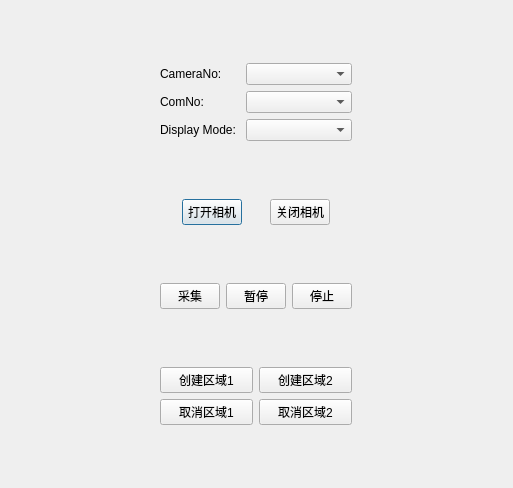
<?xml version="1.0" encoding="UTF-8"?>
<ui version="4.0">
 <class>ParameterView</class>
 <widget class="QDialog" name="ParameterView">
  <property name="geometry">
   <rect>
    <x>0</x>
    <y>0</y>
    <width>513</width>
    <height>488</height>
   </rect>
  </property>
  <property name="windowTitle">
   <string>Dialog</string>
  </property>
  <layout class="QGridLayout" name="gridLayout_2">
   <item row="0" column="0">
    <layout class="QHBoxLayout" name="horizontalLayout_2">
     <item>
      <layout class="QVBoxLayout" name="verticalLayout">
       <item>
        <widget class="QLabel" name="m_lab_camera_list_title">
         <property name="maximumSize">
          <size>
           <width>60</width>
           <height>16777215</height>
          </size>
         </property>
         <property name="text">
          <string>CameraNo:</string>
         </property>
        </widget>
       </item>
       <item>
        <widget class="QLabel" name="m_lab_port_title">
         <property name="text">
          <string>ComNo:</string>
         </property>
        </widget>
       </item>
       <item>
        <widget class="QLabel" name="m_lab_display_mode_title">
         <property name="maximumSize">
          <size>
           <width>80</width>
           <height>16777215</height>
          </size>
         </property>
         <property name="text">
          <string>Display Mode:</string>
         </property>
        </widget>
       </item>
      </layout>
     </item>
     <item>
      <layout class="QVBoxLayout" name="verticalLayout_2">
       <item>
        <widget class="QComboBox" name="m_combo_camera_list"/>
       </item>
       <item>
        <widget class="QComboBox" name="m_combo_port"/>
       </item>
       <item>
        <widget class="QComboBox" name="m_combo_display_mode"/>
       </item>
      </layout>
     </item>
    </layout>
   </item>
   <item row="1" column="0">
    <layout class="QHBoxLayout" name="horizontalLayout_3">
     <item>
      <widget class="QPushButton" name="m_btn_open">
       <property name="maximumSize">
        <size>
         <width>60</width>
         <height>16777215</height>
        </size>
       </property>
       <property name="text">
        <string>打开相机</string>
       </property>
      </widget>
     </item>
     <item>
      <widget class="QPushButton" name="m_btn_close">
       <property name="maximumSize">
        <size>
         <width>60</width>
         <height>16777215</height>
        </size>
       </property>
       <property name="text">
        <string>关闭相机</string>
       </property>
      </widget>
     </item>
    </layout>
   </item>
   <item row="2" column="0">
    <layout class="QHBoxLayout" name="horizontalLayout">
     <item>
      <widget class="QPushButton" name="m_btn_live">
       <property name="maximumSize">
        <size>
         <width>60</width>
         <height>16777215</height>
        </size>
       </property>
       <property name="text">
        <string>采集</string>
       </property>
      </widget>
     </item>
     <item>
      <widget class="QPushButton" name="m_btn_pause">
       <property name="maximumSize">
        <size>
         <width>60</width>
         <height>16777215</height>
        </size>
       </property>
       <property name="text">
        <string>暂停</string>
       </property>
      </widget>
     </item>
     <item>
      <widget class="QPushButton" name="m_btn_stop">
       <property name="maximumSize">
        <size>
         <width>60</width>
         <height>16777215</height>
        </size>
       </property>
       <property name="text">
        <string>停止</string>
       </property>
      </widget>
     </item>
    </layout>
   </item>
   <item row="3" column="0">
    <layout class="QGridLayout" name="gridLayout">
     <item row="0" column="0">
      <widget class="QPushButton" name="m_btn_roi_01">
       <property name="text">
        <string>创建区域1</string>
       </property>
      </widget>
     </item>
     <item row="0" column="1">
      <widget class="QPushButton" name="m_btn_roi_02">
       <property name="text">
        <string>创建区域2</string>
       </property>
      </widget>
     </item>
     <item row="1" column="0">
      <widget class="QPushButton" name="m_btn_cancel_roi_01">
       <property name="text">
        <string>取消区域1</string>
       </property>
      </widget>
     </item>
     <item row="1" column="1">
      <widget class="QPushButton" name="m_btn_cancel_roi_02">
       <property name="text">
        <string>取消区域2</string>
       </property>
      </widget>
     </item>
    </layout>
   </item>
  </layout>
 </widget>
 <resources>
  <include location="AngstrongDemo.qrc"/>
 </resources>
 <connections/>
</ui>
